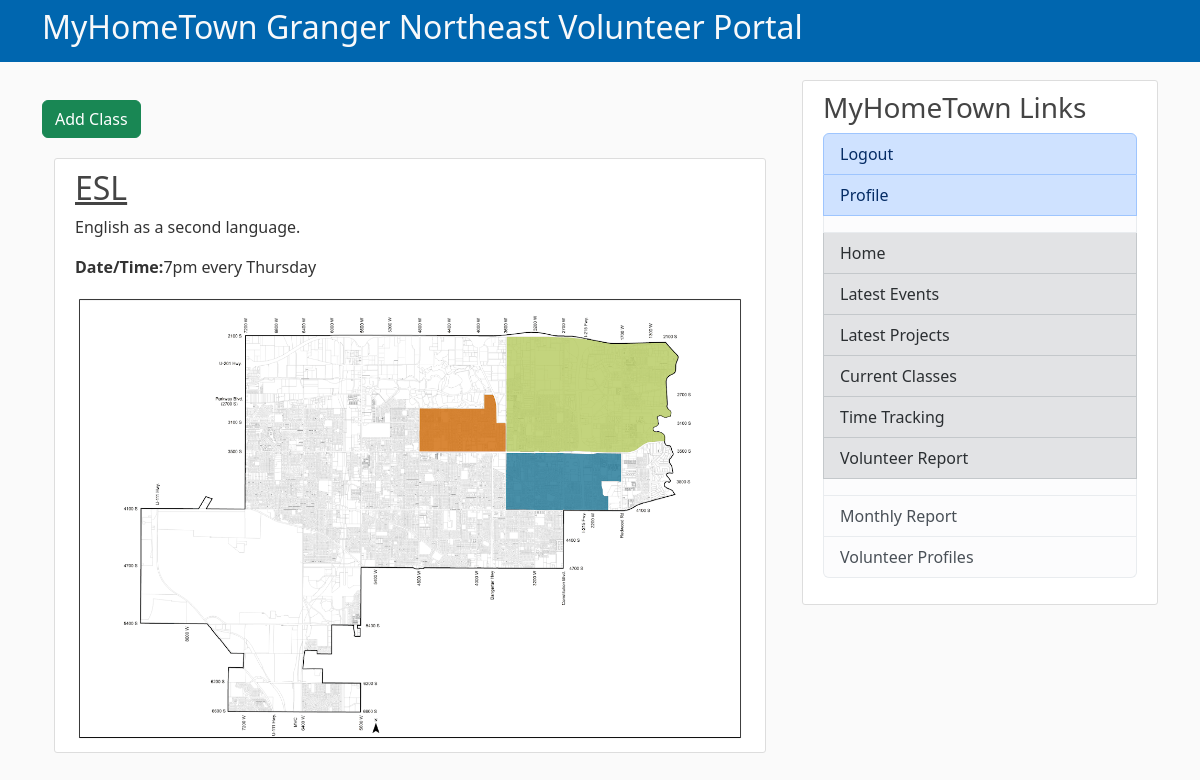
The page /private/crcclass/ (signed in) on the database its author committed.
### common/models.py (models this page shows, shortened)
class CRCClass(models.Model):
    title = models.CharField(max_length=100)
    location = models.CharField(max_length=255)
    times = models.CharField(max_length=255)
    date_posted = models.DateTimeField(default=timezone.now)
    summary = models.CharField(max_length=255, null=True)
    description = models.TextField(max_length=4096, null=True)
    image_file = models.ImageField(upload_to='classes/images', null=True, blank=True)
    image = ImageSpecField(source='image_file',
                                processors=[ResizeToFit(1024, 768)],
                                format='JPEG',
                                options={'quality': 60})
    author = models.ForeignKey(User, on_delete=models.CASCADE)

### private/views.py (the view)
# urls.py: path('crcclass/', CRCClassListView.as_view(), name="crcclass-list"),
class CRCClassListView(LoginRequiredMixin, ListView):
    model = CRCClass
    template_name = 'crcclasses/crcclass_list.html'
    context_object_name = 'crcclasses'
    ordering = ['date_posted']

### private/templates/crcclasses/crcclass_list.html (shortened to what this page needs)
{% extends "private/base.html" %}
{% block content %}
<p>
  <li class="btn btn-success btn=sm mt-1 mb-1"><a class="nav-item nav-link" href="{% url 'crcclass-create' %}">Add Class</a></li>
</p>
<div class="container">
    {% for crcclass in crcclasses %}
    <article class="media content-section">
        <div class="media-body">
          <h2><a class="article-title" href="{% url 'crcclass-detail' crcclass.id %}">{{ crcclass.title }}</a></h2>
          {% if crcclass.summary %}
            <p class="article-content">{{ crcclass.summary }}</p>
          {% else %}
            <p class="article-content">{{ crcclass.description }}</p>
          {% endif %}
          <p class="article-content"><b>Date/Time:</b>{{ crcclass.times }}</p>
          {% if crcclass.image %}
          <img src="{{ crcclass.image.url }}" alt="{{ crcclass.title }}" style="max-width: 800px; width: 100%; height: auto;">
          {% endif %}
          </div>
      </article>
    {% endfor %}
</div>
{% endblock %}

### private/static/private/main.css (style rules this page uses)
body { background: #fafafa; color: #333333; margin-top: 5rem; }
h1, h2, h3, h4, h5, h6 { color: #444444; }
.content-section { background: #ffffff; padding: 10px 20px; border: 1px solid #dddddd; border-radius: 3px; margin-bottom: 20px; }
.article-title { color: #444444; }
.article-content { white-space: pre-line; }

### rows shown on the page
CRCClass: title "ESL", summary "English as a second language.", times "7pm every Thursday", image (picture)
